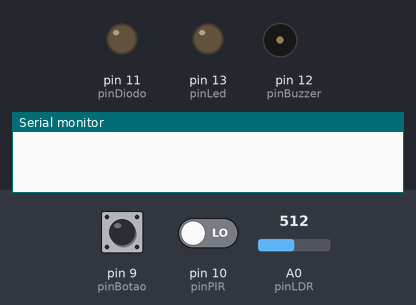
The sketch below on a simulated Arduino Uno, built with avr-gcc and run on an emulated ATmega328P. On the bench: output pins drawn as LEDs (lit = HIGH), buzzer (waves = sounding), the last lines printed to the serial monitor. The test bench sets the inputs (shaded band); at power-on: A0 (pinLDR) = 512, pin 10 (pinPIR) LOW, pin 9 (pinBotao) HIGH.

Above: at 0.1 s.
At 3.3 s:
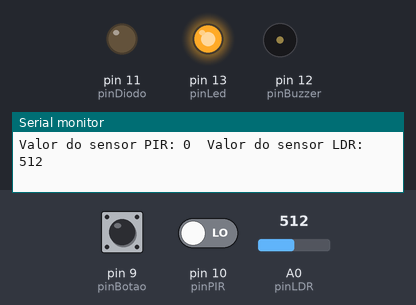
4.3 s: A0 (pinLDR) set to 938
14.2 s: A0 (pinLDR) set to 968
17.7 s: pin 10 (pinPIR) driven HIGH
At 18.12 s:
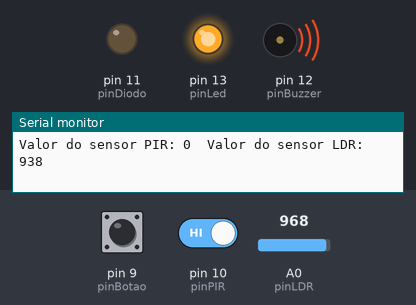
Timing chart, 0 to 27.2 s (numbered marks = the images above; inputs shaded):
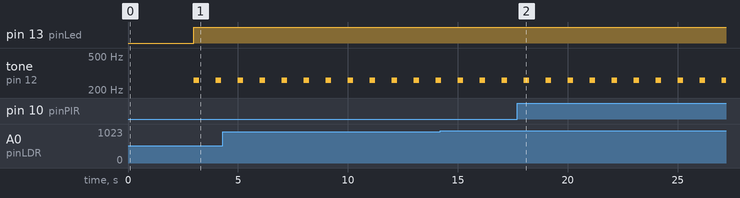

The sketch:

sistema_de_alarme.ino
```cpp
// Código para um protótipo virtual de sistema de alarme
// Desenvolvido no 2o sem. de 2023 para a disciplina UPX
// ADS - Facens - Sorocaba - SP

int pinLed = 13;
int pinBuzzer = 12;
int pinDiodo = 11;
int pinPIR = 10;
int pinBotao = 9;
int pinLDR = A0;

int leituraLDR = 0; //recebe leitura do LDR

int tempo = 10; //variavel para temporizador
int flag = 0;   //sinaliza inicio do temporizador

void setup()
{
  Serial.begin(9600);

  pinMode(pinLed, OUTPUT);        // LED
  pinMode(pinBuzzer, OUTPUT);     // buzzer
  pinMode(pinDiodo, OUTPUT);      // diodo laser
  pinMode(pinPIR, INPUT);         // sensor PIR
  pinMode(pinLDR, INPUT);         // sensor LDR
  pinMode(pinBotao,INPUT_PULLUP); // Botao para desativação do alarme no protótipo

  delay(3000); //atraso para inicio do sistema no protótipo virtual
}

void loop()
{
  leituraLDR = analogRead(pinLDR); //recebe a leitura do LDR

  Serial.print("Valor do sensor PIR: ");
  Serial.print(digitalRead(pinPIR));
  Serial.print("\tValor do sensor LDR: ");
  Serial.println(leituraLDR); //impressão do valor para conferência

  if(digitalRead(pinPIR) == HIGH || leituraLDR <= 950){ //valor de referência no protótipo virtual
    flag = 1;
    while(flag == 1){
      tempo--;
  	  digitalWrite(pinLed, HIGH);
  	  tone(pinBuzzer,260,250);
  	  delay(1000);
      if(tempo == 0 || digitalRead(pinBotao) == LOW){
        flag = 0;
        tempo = 10;
      }
    }
  }
  else{
    digitalWrite(pinLed, LOW);
    noTone(pinBuzzer);
    delay(1000);
  }
}
```

Measured:
- after the input at 17.7 s, pin 13 (pinLed): stays HIGH (without the input it goes to LOW after 5.3 s)
- by itself, tone on pin 12 (pinBuzzer): alternates 260 Hz for 0.25 s and silent for 0.75 s
